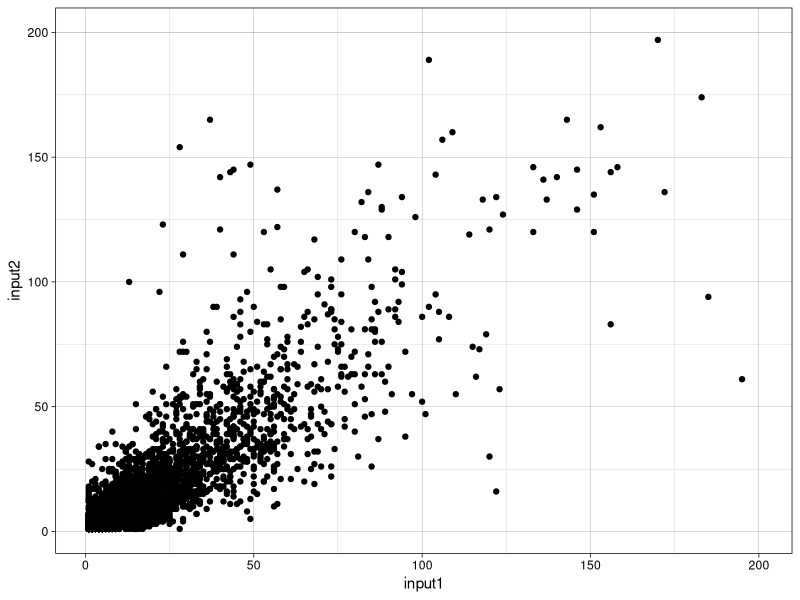
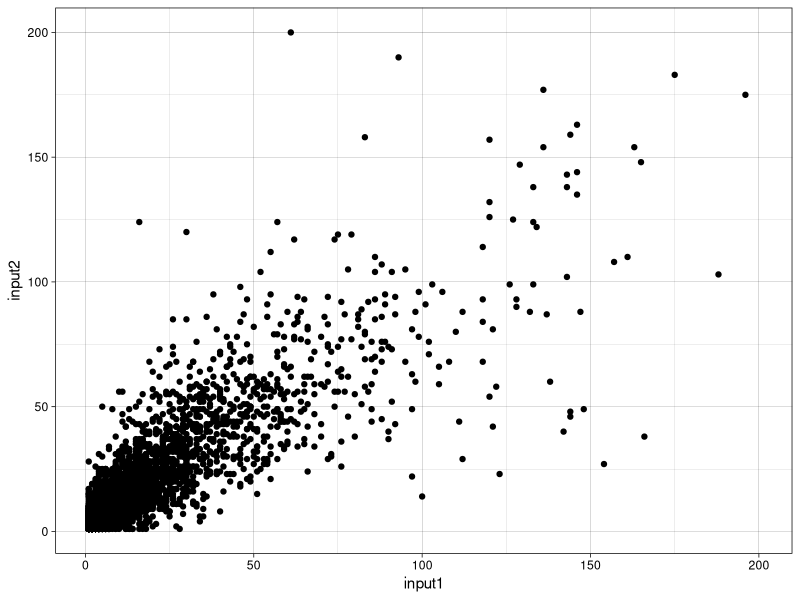

R code for these plots, in order:
# Title     : to plot the pearson correlation
# Objective :
# Created by: yiquan
# Created on: 1/26/21
library(ggplot2)


nep_df <- read.csv('results/nep_mut.csv',header=TRUE)

input_plot <- ggplot(nep_df, aes(input1, input2))+ geom_point() + labs(x = "input1", y = "input2")+ xlim(1, 200) +ylim(1, 200)+
  theme_linedraw() +
  theme(plot.title=element_blank(),
        legend.title=element_blank()
        )

cor.test(nep_df$input1, nep_df$input2, method = "pearson", conf.level = 0.95)
cor.test(nep_df$output1, nep_df$output2, method = "pearson", conf.level = 0.95)
output_plot <- ggplot(nep_df, aes(output1, output2))+ geom_point() + labs(x = "input1", y = "input2")+ xlim(1, 200) +ylim(1, 200)+
  theme_linedraw() +
  theme(plot.title=element_blank(),
        legend.title=element_blank()
        )
ggsave("graph/Correlation_input.png",input_plot,
    width = 16, height = 14, units = "cm", dpi = 300)
ggsave("graph/Correlation_output.png",output_plot,
    width = 16, height = 14, units = "cm", dpi = 300)